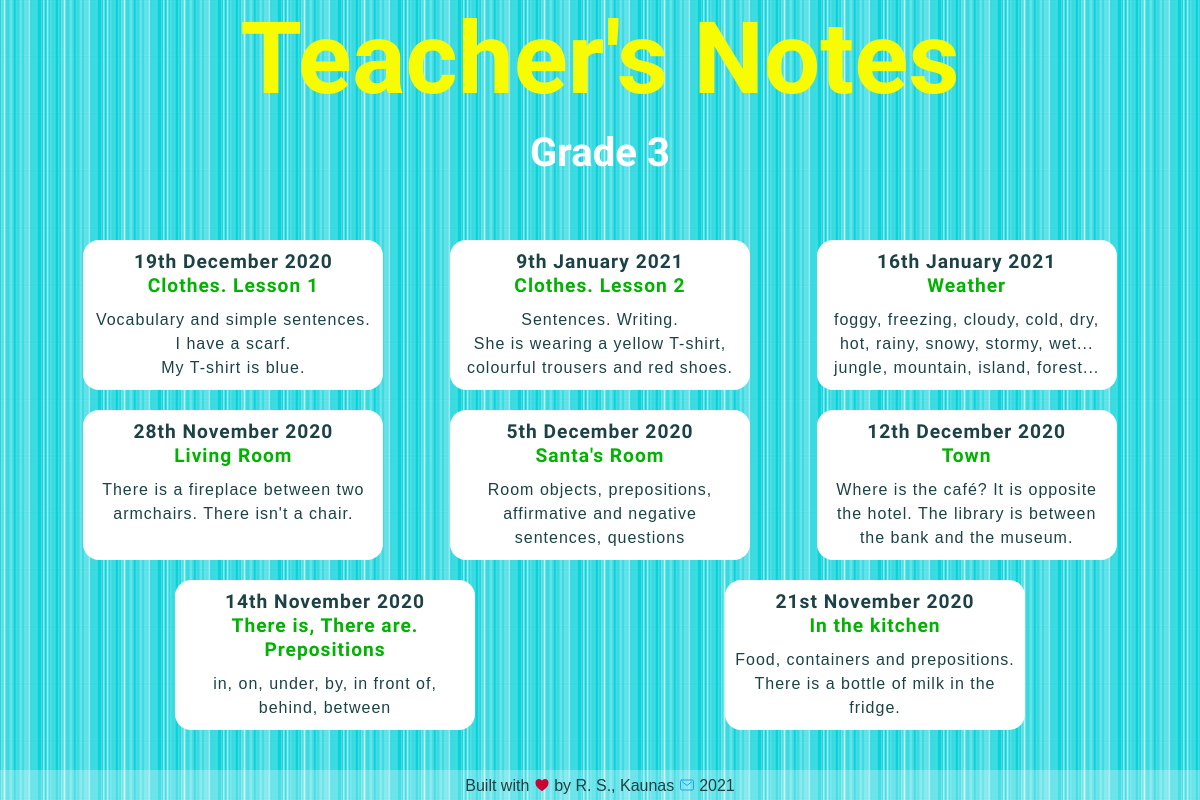
The app's page /blog/grade3/, older data.
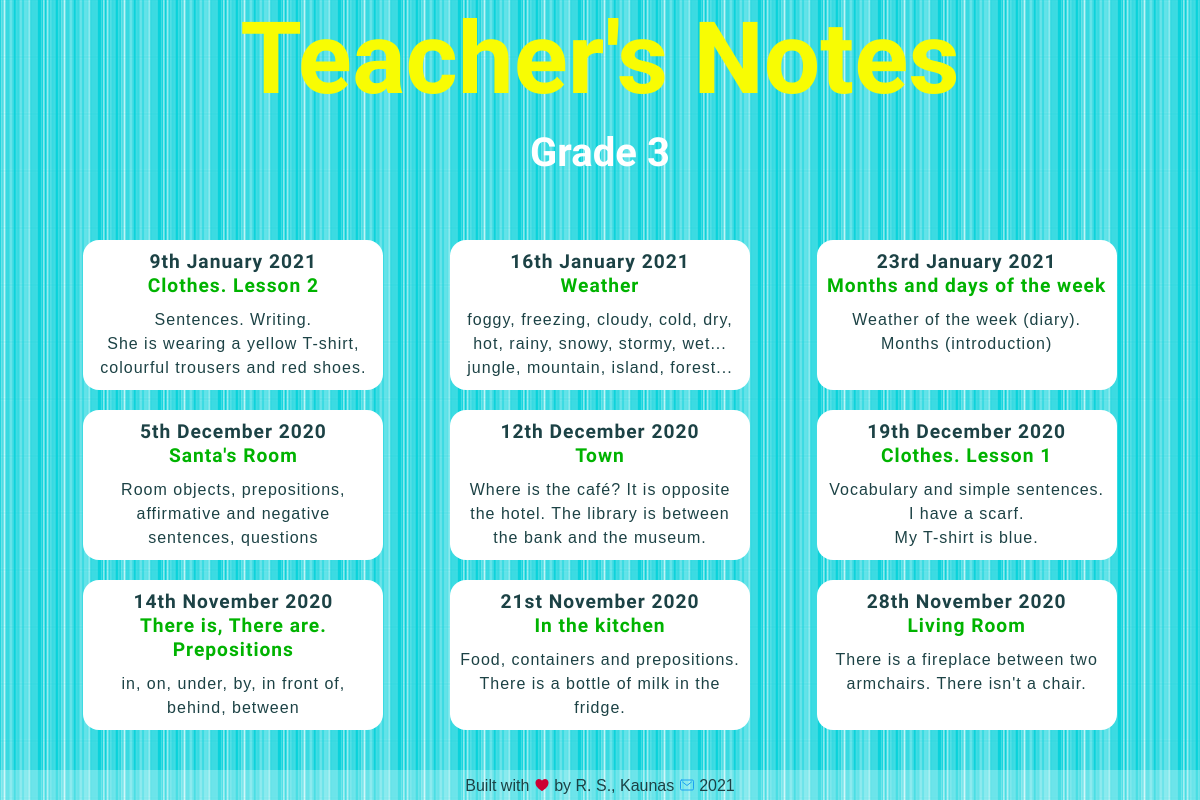
The same page, newer data.
### blog/models.py (models this page shows, shortened)
class Grade3blogpost(models.Model):
    grade = models.CharField(max_length=10, default='Grade 3')
    date = models.DateField()
    title = models.TextField(max_length=200)
    intro = models.TextField(max_length=400, default='intro')
    description = models.TextField()
    image = models.ImageField(upload_to='blog/images/', default='blog/images/soon.png')
    file = models.FileField(upload_to='blog/downloads/', blank='True')
    credits = models.TextField(blank='True')

### blog/views.py (the view)
# urls.py: path('grade3/', views.view_all_grade3, name='url_all_grade3'),
def view_all_grade3(request):
    blogposts = Grade3blogpost.objects.order_by('-date')
    return render(request, 'blog/onegrade_3.html', {'blogposts': blogposts})

### blog/templates/blog/onegrade_3.html (shortened to what this page needs)
<!DOCTYPE html>
{% load static %}
<html lang="en">
<head>
    <link href="{% static 'blog/all_posts.css' %}" type="text/css" rel="stylesheet"/>
    <link href="{% static 'blog/queries.css' %}" type="text/css" rel="stylesheet"/>
</head>
<body>
<div id="page-container">
    <div id="content-wrap">
        <header>
            <h1>Teacher's Notes</h1>
            <h2>Grade 3</h2>
        </header>
        <section>
            <h3></h3>
            <div class="flex-container">
                {% for blogpost in blogposts %}
                    <a class="button" href="{% url 'blog:url_one_grade3' blogpost.id %}">
                        <h4>{{ blogpost.date|date:'jS F Y' }}</h4>
                        <h5>{{ blogpost.title }}</h5>
                        <p>{{ blogpost.intro|safe|truncatewords:20 }}</p></a>
                {% endfor %}
            </div>
        </section>
    </div>
    {% include 'blog/footer.html' %}
</div>
</body>
</html>

Row changes from the older to the newer data that the page shows:
added Grade3blogpost: date "23rd January 2021", title "Months and days of the week", intro "Weather of the week (diary). Months (introduction)"
